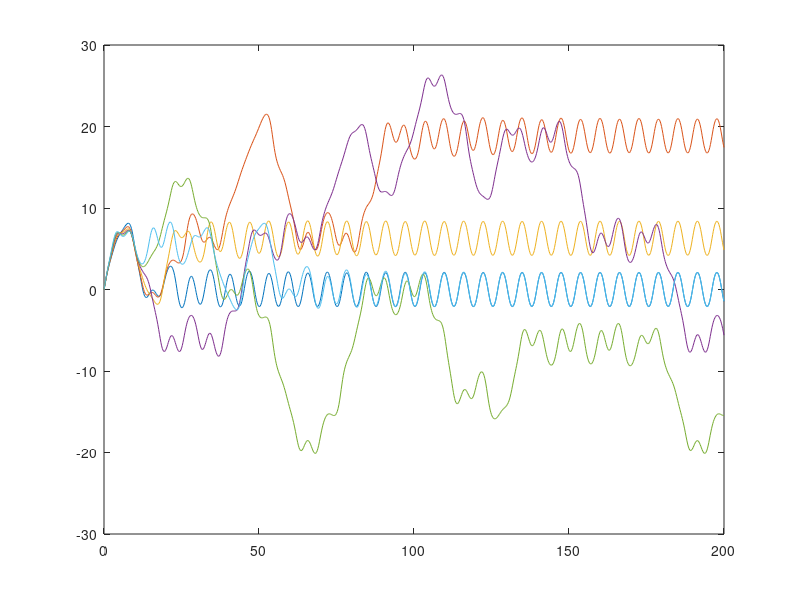

The MATLAB source for this figure:
function KaoszShow
x1=0;
x2v=1.85:0.05:2.1;
%x2v=1.9;
for x2 = x2v
    x=[x1 x2];
    [T X] = ode45(@rigid,[0 200], x);
    plot(T,X(:,1));
    hold on;
end


function dy = rigid(t,y)
%y1 a szog, y2 a szogseb.
dy=zeros(2,1);
dy(1)=y(2); %valtozasa a szognek egyenlo a szogsebesseggel
dy(2)=-sin(y(1))-0.1*y(2)+cos(t);
